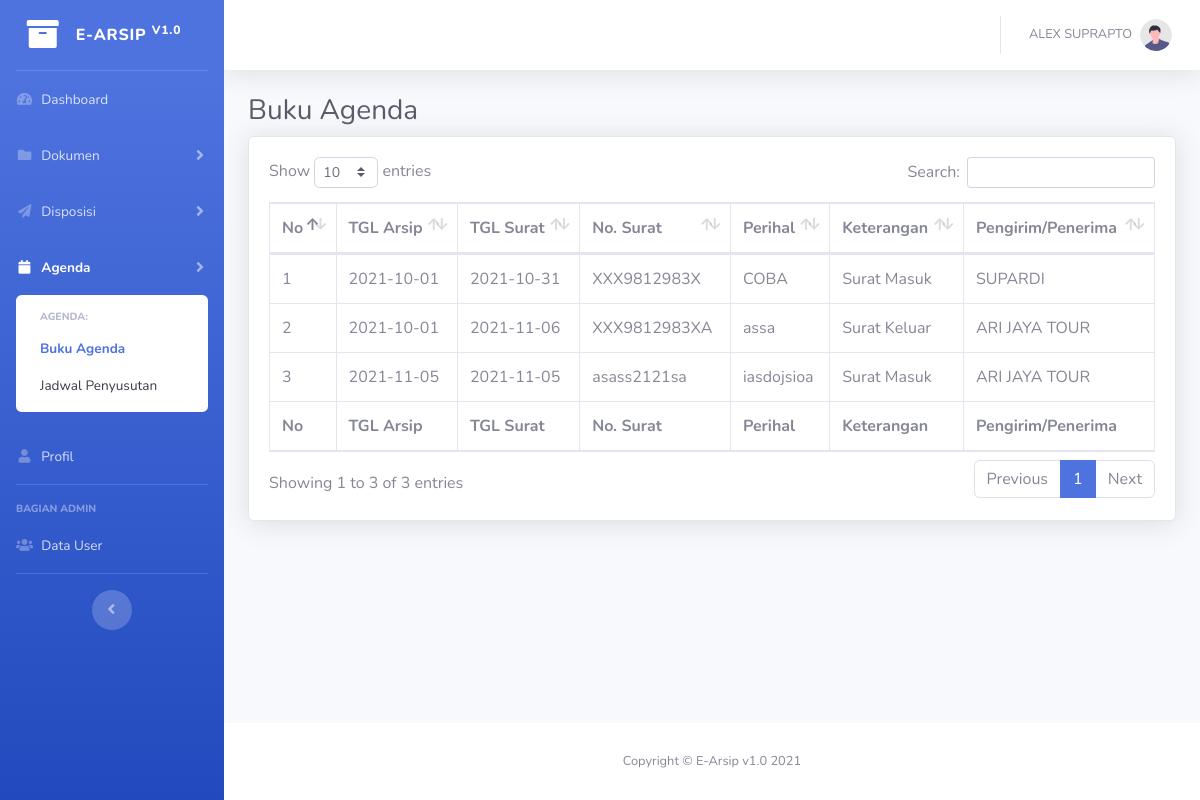
The page /buku_agenda.php (signed in) on the database its author committed.
### tables this page shows
CREATE TABLE `user` (
  `username` varchar(20) NOT NULL,
  `jabatan` int(11) NOT NULL,
  `nama` varchar(100) NOT NULL,
  `password` varchar(50) NOT NULL
);

CREATE TABLE `tb_surat` (
  `id_surat` int(11) NOT NULL,
  `tgl_arsip` date NOT NULL,
  `ket` int(11) NOT NULL,
  `no_surat` varchar(50) NOT NULL,
  `perihal` varchar(50) NOT NULL,
  `tanggal` varchar(20) NOT NULL,
  `asal` varchar(50) NOT NULL,
  `file` varchar(100) NOT NULL
);

### buku_agenda.php (the view, shortened to what this page needs)
<?php
    include 'koneksi.php';
?>
    <!DOCTYPE html>
    <html lang="en">
    <head>
        <link href="assets/vendor/fontawesome-free/css/all.min.css" rel="stylesheet" type="text/css">
        <link href="assets/css/sb-admin-2.min.css" rel="stylesheet">
        <link href="assets/vendor/datatables/dataTables.bootstrap4.min.css" rel="stylesheet">
    </head>
    <body id="page-top">
    <div id="wrapper">
        <ul class="navbar-nav bg-gradient-primary sidebar sidebar-dark accordion" id="accordionSidebar">
            <a class="sidebar-brand d-flex align-items-center justify-content-center" href="index.php">
                <div class="sidebar-brand-icon rotate-n-90">
                    <i class="fas fa-archive"></i>
                </div>
                <div class="sidebar-brand-text mx-3">E-ARSIP <sup>v1.0</sup></div>
            </a>
            <hr class="sidebar-divider my-0">
            <li class="nav-item">
                <a class="nav-link" href="index.php">
                    <i class="fas fa-fw fa-tachometer-alt"></i>
                    <span>Dashboard</span></a>
            </li>
            <li class="nav-item">
                <a class="nav-link collapsed" href="#" data-toggle="collapse" data-target="#collapseSurat"
                   aria-expanded="true" aria-controls="collapseSurat">
                    <i class="fas fa-fw fa-folder"></i>
                    <span>Dokumen</span>
                </a>
            </li>
            <li class="nav-item">
                <a class="nav-link collapsed" href="#" data-toggle="collapse" data-target="#collapseDisposisi"
                   aria-expanded="true" aria-controls="collapseDisposisi">
                    <i class="fas fa-fw fa-paper-plane"></i>
                    <span>Disposisi</span>
                </a>
            </li>
            <li class="nav-item active">
                <a class="nav-link collapsed" href="#" data-toggle="collapse" data-target="#collapseAgenda"
                   aria-expanded="true" aria-controls="collapseAgenda">
                    <i class="fas fa-fw fa-calendar"></i>
                    <span>Agenda</span>
                </a>
                <div id="collapseAgenda" class="collapse show" aria-labelledby="headingPages" data-parent="#accordionSidebar">
                    <div class="bg-white py-2 collapse-inner rounded">
                        <h6 class="collapse-header">Agenda:</h6>
                        <a class="collapse-item active" href="buku_agenda.php">Buku Agenda</a>
                        <a class="collapse-item" href="penyusutan.php">Jadwal Penyusutan</a>
                    </div>
                </div>
            </li>
            <li class="nav-item">
                <a class="nav-link" href="profile.php">
                    <i class="fas fa-fw fa-user"></i>
                    <span>Profil</span></a>
            </li>
            <?php
                $username = $_SESSION['username'];
                $sql = "SELECT * FROM user WHERE username='$username'";
                $result = mysqli_query($conn, $sql);
                if ($result->num_rows > 0) {
                    $row = mysqli_fetch_assoc($result);
                    if($row['jabatan']==1){ ?>
                        <hr class="sidebar-divider">
                        <div class="sidebar-heading">
                            Bagian Admin
                        </div>
                        <li class="nav-item">
                            <a class="nav-link" href="admin_userdata.php">
                                <i class="fas fa-fw fa-users"></i>
                                <span>Data User</span></a>
                        </li>
                        <?php
                    }
                }
            ?>
            <hr class="sidebar-divider d-none d-md-block">
            <div class="text-center d-none d-md-inline">
                <button class="rounded-circle border-0" id="sidebarToggle"></button>
            </div>
        </ul>
        <div id="content-wrapper" class="d-flex flex-column">
            <div id="content">
                <nav class="navbar navbar-expand navbar-light bg-white topbar mb-4 static-top shadow">
                    <ul class="navbar-nav ml-auto">
                        <li class="nav-item dropdown no-arrow">
                            <a class="nav-link dropdown-toggle" href="#" id="userDropdown" role="button"
                               data-toggle="dropdown" aria-haspopup="true" aria-expanded="false">
                            <span class="mr-2 d-none d-lg-inline text-gray-600 small">
                                <?php
                                    $username = $_SESSION['username'];
                                    $sql = "SELECT * FROM user WHERE username='$username'";
                                    $result = $conn->query($sql);
                                    if ($result->num_rows > 0) {
                                        while($row = $result->fetch_assoc()) {
                                            echo $row['nama'];
                                        }
                                    } else {
                                        printf('No record found.<br />');
                                    }
                                ?>
                            </span>
                                <img class="img-profile rounded-circle"
                                     src="assets/img/undraw_profile.svg">
                            </a>
                        </li>
                    </ul>
                </nav>
                <div class="container-fluid">
                    <h1 class="h3 mb-2 text-gray-800">Buku Agenda</h1>
                    <div class="card shadow mb-4">
                        <div class="card-body">
                            <div class="table-responsive">
                                <table class="table table-bordered" id="dataTable" width="100%" cellspacing="0">
                                    <thead>
                                    <tr>
                                        <th>No</th>
                                        <th>TGL Arsip</th>
                                        <th>TGL Surat</th>
                                        <th>No. Surat</th>
                                        <th>Perihal</th>
                                        <th>Keterangan</th>
                                        <th>Pengirim/Penerima</th>
                                    </tr>
                                    </thead>
                                    <tfoot>
                                    <tr>
                                        <th>No</th>
                                        <th>TGL Arsip</th>
                                        <th>TGL Surat</th>
                                        <th>No. Surat</th>
                                        <th>Perihal</th>
                                        <th>Keterangan</th>
                                        <th>Pengirim/Penerima</th>
                                    </tr>
                                    </tfoot>
                                    <tbody>
                                    <?php
                                        include 'koneksi.php';
                                        $sql = "SELECT * FROM tb_surat";
                                        $result = $conn->query($sql);
                                        $i = 1;
                                        if ($result->num_rows > 0) {
                                            while($row = $result->fetch_assoc()) {
                                                ?>
                                                <tr>
                                                    <td><?php echo $i++;?></td>
                                                    <td><?php echo $row['tgl_arsip'];?></td>
                                                    <td><?php echo $row['tanggal'];?></td>
                                                    <td><?php echo $row['no_surat'];?></td>
                                                    <td><?php echo $row['perihal'];?></td>
                                                    <td><?php
                                                            if($row['ket']==1){
                                                                echo 'Surat Masuk';
                                                            }else{
                                                                echo 'Surat Keluar';
                                                            }
                                                        ?></td>
                                                    <td><?php echo $row['asal'];?></td>
                                                </tr>
                                                <?php
                                            }
                                        } else {
                                            printf('No record found.<br />');
                                        }
                                    ?>
                                    </tbody>
                                </table>
                            </div>
                        </div>
                    </div>
                </div>
            </div>
            <footer class="sticky-footer bg-white">
                <div class="container my-auto">
                    <div class="copyright text-center my-auto">
                        <span>Copyright &copy; E-Arsip v1.0 2021</span>
                    </div>
                </div>
            </footer>
        </div>
    </div>
    </body>
    </html>

### rows shown on the page
user: nama "ALEX SUPRAPTO"
tb_surat: tgl_arsip "2021-10-01", tanggal "2021-10-31", no_surat "XXX9812983X", perihal "COBA", ket "Surat Masuk", asal "SUPARDI"
tb_surat: tgl_arsip "2021-10-01", tanggal "2021-11-06", no_surat "XXX9812983XA", perihal "assa", ket "Surat Keluar", asal "ARI JAYA TOUR"
tb_surat: tgl_arsip "2021-11-05", tanggal "2021-11-05", no_surat "asass2121sa", perihal "iasdojsioa", ket "Surat Masuk", asal "ARI JAYA TOUR"
